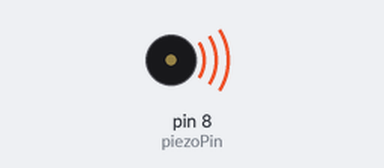
A sketch run on a simulated Arduino Uno, built with avr-gcc and run on an emulated ATmega328P. Parts: buzzer (waves = sounding).

Above: at 0.1 s.
Timing chart, 0 to 1.6 s (numbered marks = the images above):
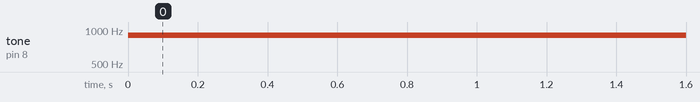

The sketch:

piezo_output.ino
```cpp
// https://programmingelectronics.com/an-easy-way-to-make-noise-with-arduino-using-tone/
// Specify digital pin on the Arduino that the positive lead of piezo buzzer is attached.
int piezoPin = 8;

void setup() {}


void loop() {

  // Tone needs 2 arguments, but can take three
  //   1) Pin#
  //   2) Frequency - this is in hertz (cycles per second) which determines the pitch of the noise made
  //   3) Duration - how long teh tone plays

  tone(piezoPin, 900, 500);

  //tone(piezoPin, 1000, 500);
  //delay(1000);

}
```

Measured:
- by itself, tone on pin 8 (piezoPin): silent → 900 Hz at 0.00 s
